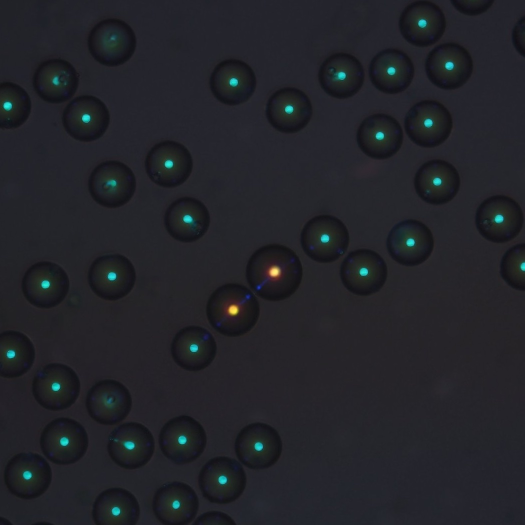
#> input picture dataset/reference_images/Image_1060.jpg, 1050 x 1050 px (shown at 1/2 size); its folder holds only this picture in this run
$ python dataset_generation.py
#> lines starting #> are read from the running program, lines starting #| are printed output that depends on the picture
### python/utils_.py
import cv2
import glob
import numpy as np
import os
import pandas as pd
import re

numbers = re.compile(r'(\d+)')
a = 1


# [7 lines left out: function names_reference_tags, not called in this run]


def open_image(file_name):
    """
    :param file_name: path of the image
    :rtype: (image)
    """
#> called with file_name = 'dataset/reference_images/Image_1060.jpg'
    image = cv2.imread(file_name)
#> image is the input picture: shape (1050, 1050, 3); mean B, G, R 40.8, 35.7, 34.4
    return image


def numerical_sort(value):
    parts = numbers.split(value)
    parts[1::2] = map(int, parts[1::2])
    return parts


# [95 lines left out: functions mk_dir, string_blobs, head_txt_csr_file, identifiers, blob_movement, blob_indexing, not called in this run]

### python/dataset_generation.py
import cv2, glob
import imutils
import numpy as np
import os, random, re
from utils_ import numerical_sort, open_image

base_path = 'BASE_PATH/'
ref_images_path = base_path + 'dataset/reference_images/'
database_path = base_path + 'csr_responses/'


def resize_image(image_path: str, scale_percent: int = 80) -> np.matrix:
    """
    :param src_image: matrix
    :param scale_percent: value to be resized
    :rtype: resized image
    """
    image = open_image(image_path)
    h, w, d = image.shape
#> h = 1050; w = 1050; d = 3

    # find the image's x- and y-center
    height_center, width_center = h // 2, w // 2
#> height_center = 525; width_center = 525
    center = min(height_center, width_center)
#> center = 525

    h_0, h_1, w_0, w_1 = (height_center - center), (height_center + center), \
                         (width_center - center), (width_center + center)
#> h_0 = 0; h_1 = 1050; w_0 = 0; w_1 = 1050

    squared_image = image[h_0:h_1, w_0:w_1, :]
    image_size = int((center * 2 * scale_percent) / 100)
#> image_size = 840
    dimension = (image_size, image_size)
#> dimension = (840, 840)

    resized = cv2.resize(squared_image, dimension, interpolation=cv2.INTER_AREA)
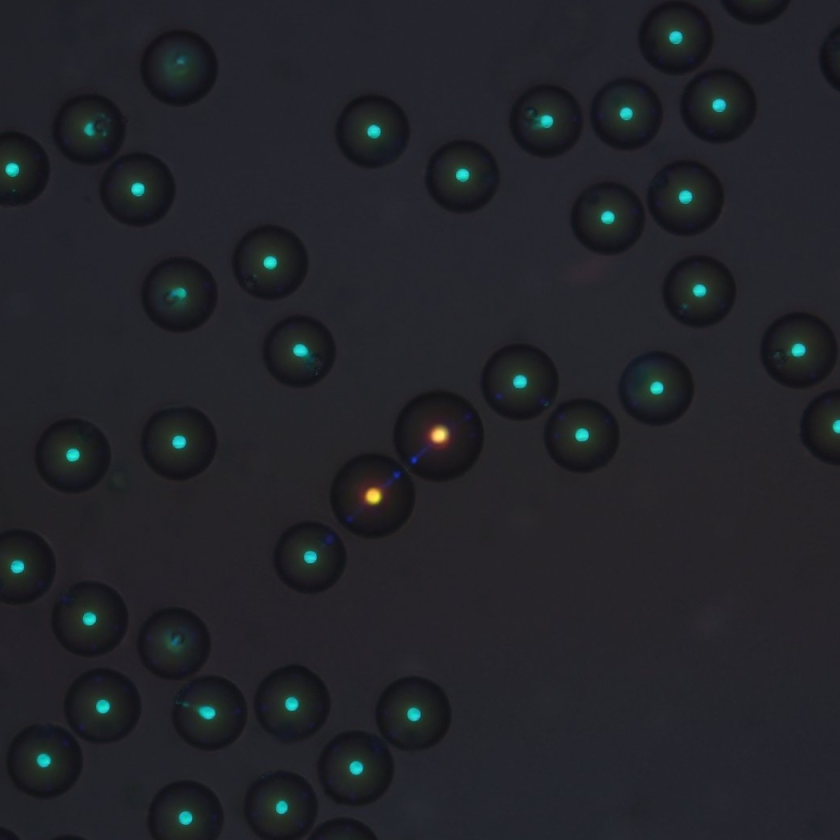
#> resized: shape (840, 840, 3); mean B, G, R 40.8, 35.7, 34.4

    return (resized)


def image_generation(base_path: str, image_path: str, std_start: float = 0, std_stop: float = 0.3, rot: str = 'OFF',
                     blur_in: int = 1, blur_out: int = 4, stage: str = 'Enrollment'):
    """
    :param base_path: main base path
    :param image_path: image path
    :param std_start: min standard deviation for the uniform distribution
    :param std_stop: max standard deviation for the uniform distribution
    :param rot: ON if rotation is desired
    :param blur_in: min size for the blurring kernel
    :param blur_out: max size for the blurring kernel
    :param stage: "Enrollment" or "Authentication"
    :return: set of images
    """
    n_attempts = 1 if 'Enrollment' in stage else 20
    str_position = [m.start() for m in re.finditer(r"/", image_path)][-1]

    # Resize the image, the percentage cna be changed
    resized_image = resize_image(image_path)
    h, w, d = resized_image.shape
#> h = 840; w = 840

    for i in range(1, n_attempts + 1):
        folder_name = base_path + stage + '/' + image_path[str_position + 1:-4] + '/F_{0}'.format(i)

        if not os.path.exists(folder_name):
            os.makedirs(folder_name)

        counter = 7

        if rot == 'OFF':
            rnd_vals = np.random.uniform(std_start, std_stop, 5)
            for val in rnd_vals:
                gauss_noise = np.random.normal(0, val, resized_image.size)
                gauss_noise = gauss_noise.reshape(h, w, d).astype('uint8')
                img_gauss = cv2.add(resized_image, gauss_noise)
                for blur in range(blur_in, blur_out):
                    counter -= 1
                    ksize = (blur, blur)
                    image_blurred = cv2.blur(img_gauss, ksize)
                    if counter < 0:
                        break
                    else:
                        cv2.imwrite(folder_name + '/'
                                    + image_path[str_position + 1:-4]
                                    + '_gauss_' + str(round(val, 4)).replace('.', '_')
                                    + '_blur_' + str(blur)
                                    + '.jpg', image_blurred)
        else:
            # Copy the reference image into each folder
            cv2.imwrite(folder_name + '/' + image_path[str_position + 1:-4] + '.jpg', resized_image)
            rot_start, rot_stop = 1, 6
            for angle in random.sample(range(rot_start, rot_stop), (rot_stop - rot_start)):
                val = random.uniform(std_start, std_stop)
                gauss_noise = np.random.normal(0, val, resized_image.size)
                gauss_noise = gauss_noise.reshape(h, w, d).astype('uint8')
                img_gauss = cv2.add(resized_image, gauss_noise)
                image_rotated = imutils.rotate(img_gauss, angle)
                for blur in range(blur_in, blur_out):
                    counter -= 1
                    ksize = (blur, blur)
                    image_blurred = cv2.blur(image_rotated, ksize)
                    resized = cv2.resize(image_blurred)
                    if counter < 0:
                        break
                    else:
                        cv2.imwrite(folder_name + '/'
                                    + image_path[str_position + 1:-4]
                                    + '_rot_' + str(angle)
                                    + '_gauss_' + str(round(val, 4)).replace('.', '_')
                                    + '_blur_' + str(blur)
                                    + '.jpg', resized)


# Dataset Generation
def dataset_generation(path_reference_images: str):
    """
    :return: set of images
    """
    stages = ['Enrollment', 'Authentication']
    ref_images = sorted(glob.glob(path_reference_images + '*.jpg'), key=numerical_sort)
    for stage in stages[:]:
        for ref_image in ref_images[:]:
            image_generation(database_path, ref_image, stage=stage)


dataset_generation(ref_images_path)
